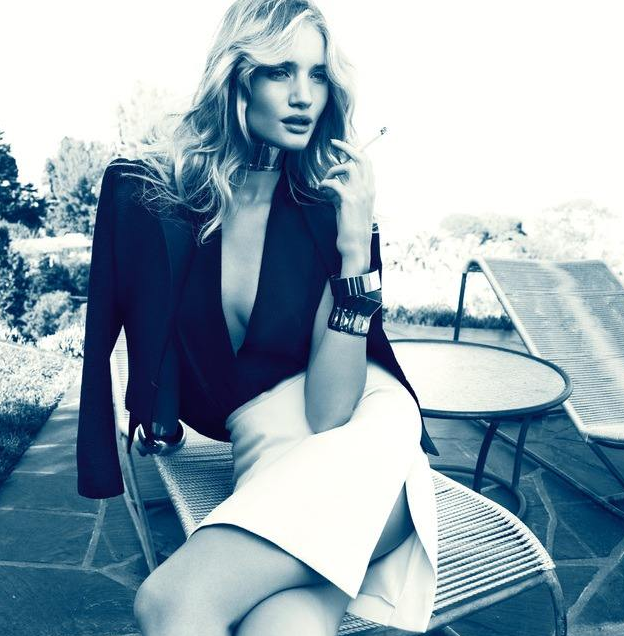
//> input picture cv_034/test.png, 624 x 636 px
$ ./cv_034   (built with g++ and OpenCV 4)
//> lines starting //> are read from the running program, lines starting //| are printed output that depends on the picture
### cv_034/pch.h
// 入门提示:
//   1. 使用解决方案资源管理器窗口添加/管理文件
//   2. 使用团队资源管理器窗口连接到源代码管理
//   3. 使用输出窗口查看生成输出和其他消息
//   4. 使用错误列表窗口查看错误
//   5. 转到“项目”>“添加新项”以创建新的代码文件，或转到“项目”>“添加现有项”以将现有代码文件添加到项目
//   6. 将来，若要再次打开此项目，请转到“文件”>“打开”>“项目”并选择 .sln 文件

#ifndef PCH_H
#define PCH_H

// TODO: 添加要在此处预编译的标头

#endif //PCH_H

### cv_034/cv_034.cpp
// cv_034.cpp : 此文件包含 "main" 函数。程序执行将在此处开始并结束。
//

/*OpenCV-day-034

图像锐化

图像卷积的主要有三功能分别是
	1. 图像的模糊/去噪、
	2. 图像梯度/边缘发现、
	3. 图像锐化/增强，
前面的两个功能我们以前通过相关知识点的分享加以了解，学习了相关API的使用。图像锐化的本质是图像拉普拉斯滤波加原图权重像素叠加的输出 ：

-1		-1		-1
-1		 C		-1
-1		-1		-1

当C值大于8时候表示图像锐化、越接近8表示锐化效果越好
当C值等于8时候图像的高通滤波
当C值越大，图像锐化效果在减弱、中心像素的作用在提升*/

#include "pch.h"
#include <iostream>
#include <opcv342.h>
#include <opencv2/opencv.hpp>

using namespace std;
using namespace cv;

int main()
{
	Mat src = imread("test.png");
//> src is the input picture: 636 rows x 624 cols, CV_8UC3; mean B, G, R 179.1, 167.2, 147.8
	if (src.empty())
	{
		cout << "could not load image..." << endl;
		return -1;
	}
	imshow("input", src);

	Mat sharpen_op = (Mat_<char>(3, 3) << 0, -1, 0,
		- 1, 5, -1,
		0, -1, 0);

	Mat result;
	filter2D(src, result, CV_32F, sharpen_op);
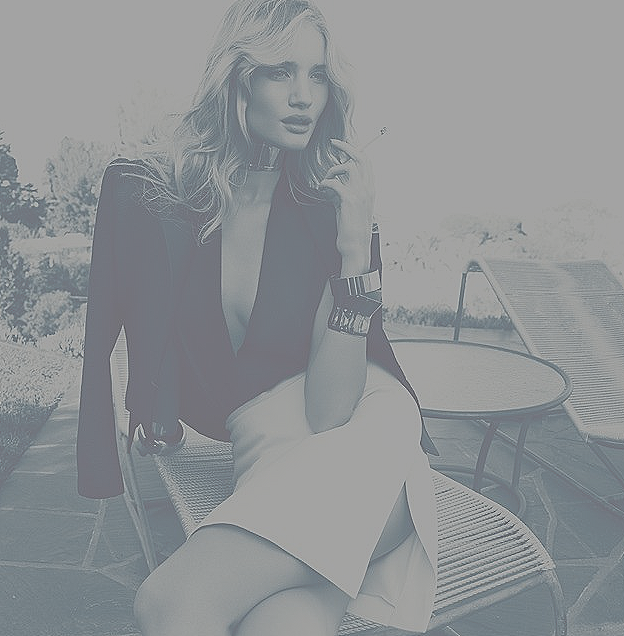
//> result: 636 rows x 624 cols, CV_32FC3; mean B, G, R 179, 167.3, 147.9; drawn with min black and max white
	convertScaleAbs(result, result);
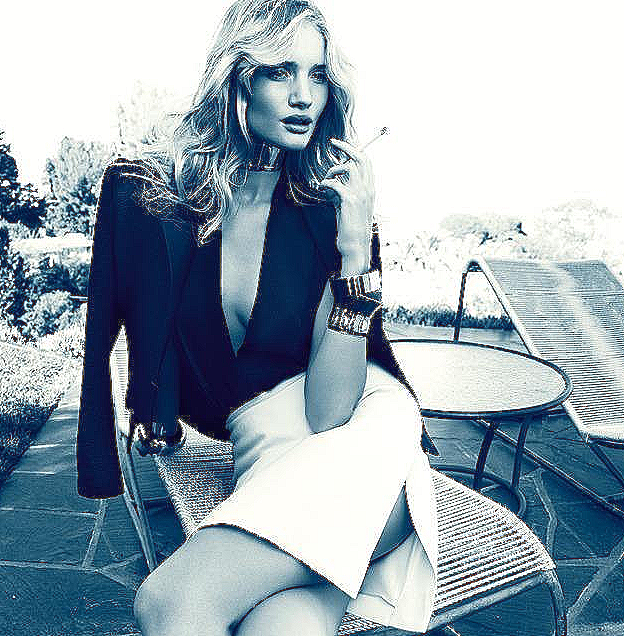
//> result: 636 rows x 624 cols, CV_8UC3; mean B, G, R 178, 167.3, 151.5
	imshow("resut", result);

	waitKey();

    std::cout << "Hello World!\n";
}

// 运行程序: Ctrl + F5 或调试 >“开始执行(不调试)”菜单
// 调试程序: F5 或调试 >“开始调试”菜单

// 入门提示:
//   1. 使用解决方案资源管理器窗口添加/管理文件
//   2. 使用团队资源管理器窗口连接到源代码管理
//   3. 使用输出窗口查看生成输出和其他消息
//   4. 使用错误列表窗口查看错误
//   5. 转到“项目”>“添加新项”以创建新的代码文件，或转到“项目”>“添加现有项”以将现有代码文件添加到项目
//   6. 将来，若要再次打开此项目，请转到“文件”>“打开”>“项目”并选择 .sln 文件
